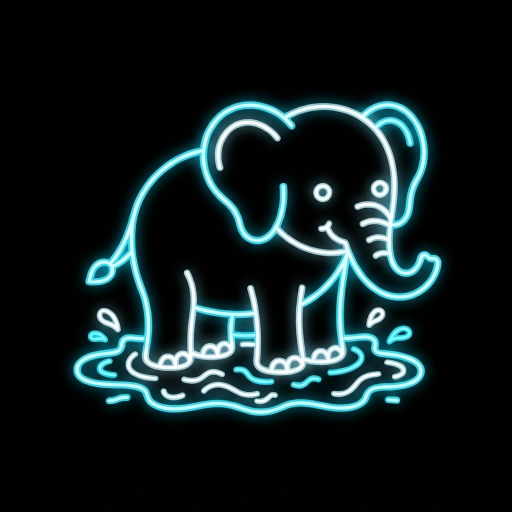
#> input picture sdk/examples/media/gen/elephant_line.jpg, 1024 x 1024 px (shown at 1/2 size)
$ python palette.py ../../examples/media/gen/elephant_line.jpg
#> lines starting #> are read from the running program, lines starting #| are printed output that depends on the picture; after the words box and inside, x2 and y2 are one past the last pixel; in counts of white or black regions, pixels touching at a corner belong together
"""
mograph.v14.palette — AUTOMATIC colour design from the footage (no reference needed).

The reference's gold/red works because ITS background is warm-dark wood.  A different plate needs different
colours.  This module looks at the actual graded background + the speaker and designs a palette with real
colour-theory rules, so even a weak agent gets harmonious, readable elements:

  1  sample      background pixels (matte < 0.2) and speaker pixels (clothes / skin) over the whole clip
  2  measure     dominant background hue (circular mean, weighted by chroma), background luminance,
                 speaker clothing hues (to AVOID: an accent that matches her clothes disappears)
  3  design      accent  = complementary-ish to the background hue (≈ +150..210°), pushed away from
                           clothing hues, warm bias (warm accents read as "light"),
                 accent2 = split-complement (+30° from accent) for secondary emphasis,
                 alert   = strongest red that keeps ≥ 40° from the accent (fallback magenta),
                 ink     = warm or cool white matched to the background temperature,
                 glow    = accent lightened, grid/stage tint = background hue darkened.
  4  check       WCAG-style contrast of every text colour against the darkened stage (≥ 4.5 : 1);
                 lightness is raised until it passes.
  5  report      <media>.v14/palette.json   (+ swatch PNG with `python3 -m mograph.v14.palette media/raw.mp4`)

Spec: "meta": {"palette": "auto"}  (default)   |  "reference"  (old fixed gold/red)  |  {"accent": "#..", ...}
Use colours in layers as "@accent" "@accent2" "@alert" "@ink" "@glow" "@stage" — NEVER hard-code hex unless the
user asked for a brand colour.  Aliases kept for old specs: @gold → accent, @red → alert.
"""
from __future__ import annotations

import colorsys
import json
import math
import os

import cv2
import numpy as np


def _hex(rgb):
    r, g, b = [int(round(max(0, min(1, c)) * 255)) for c in rgb]
    return f"#{r:02X}{g:02X}{b:02X}"


def _rgb(h):
    h = h.lstrip("#")
    return tuple(int(h[i:i + 2], 16) / 255 for i in (0, 2, 4))


def _lin(c):
    return c / 12.92 if c <= 0.04045 else ((c + 0.055) / 1.055) ** 2.4


def luminance(rgb):
    r, g, b = [_lin(c) for c in rgb]
    return 0.2126 * r + 0.7152 * g + 0.0722 * b


def contrast(a, b):
    la, lb = luminance(a), luminance(b)
    hi, lo = max(la, lb), min(la, lb)
    return (hi + 0.05) / (lo + 0.05)


def _hls(h, l, s):
    return colorsys.hls_to_rgb((h % 360) / 360.0, max(0, min(1, l)), max(0, min(1, s)))


def _hue_dist(a, b):
    d = abs((a - b) % 360)
    return min(d, 360 - d)


def _circ_mean(h, w):
    a = np.radians(h)
    x, y = (np.cos(a) * w).sum(), (np.sin(a) * w).sum()
    return float(np.degrees(math.atan2(y, x)) % 360), float(math.hypot(x, y) / (w.sum() + 1e-9))


def sample(video, matte_dir=None, n=12):
#> called with n = 12
    cap = cv2.VideoCapture(video)
    N = int(cap.get(cv2.CAP_PROP_FRAME_COUNT))
    bg, fg = [], []
    for i in np.linspace(0, max(0, N - 1), n).astype(int):
        cap.set(cv2.CAP_PROP_POS_FRAMES, int(i))
        ok, fr = cap.read()
#> fr is the input picture: shape (1024, 1024, 3); mean B, G, R 32.7, 31, 17.6
        if not ok:
            continue
        fr = cv2.resize(fr, (180, int(180 * fr.shape[0] / fr.shape[1])), interpolation=cv2.INTER_AREA)
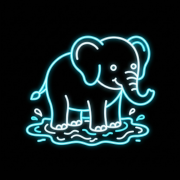
#> fr: shape (180, 180, 3); mean B, G, R 32.8, 31, 17.6
        m = None
        if matte_dir:
            p = os.path.join(matte_dir, f"{int(i):05d}.png")
            if os.path.exists(p):
                m = cv2.resize(cv2.imread(p, cv2.IMREAD_GRAYSCALE), (fr.shape[1], fr.shape[0])) / 255.0
        if m is None:            # fallback: centre ellipse = speaker
            m = np.zeros(fr.shape[:2], np.float32)
            cv2.ellipse(m, (fr.shape[1] // 2, int(fr.shape[0] * .62)), (fr.shape[1] // 3, fr.shape[0] // 2), 0, 0, 360, 1, -1)
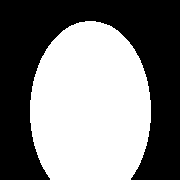
#> m: shape (180, 180) float32; values 0 (black) and 1 (white), 49.4% white; 1 white region, box (x1, y1, x2, y2) and area: (30, 21, 151, 180) 16017
        rgb = fr[..., ::-1].reshape(-1, 3) / 255.0
        mm = m.reshape(-1)
        bg.append(rgb[mm < 0.2])
        fg.append(rgb[mm > 0.8])
    return np.concatenate(bg) if bg else np.zeros((1, 3)), np.concatenate(fg) if fg else np.zeros((1, 3))


def _hue_stats(px):
    hls = np.array([colorsys.rgb_to_hls(*p) for p in px[:: max(1, len(px) // 4000)]])
    h, l, s = hls[:, 0] * 360, hls[:, 1], hls[:, 2]
    chroma = s * (1 - np.abs(2 * l - 1))
    return h, l, s, chroma


def design(bg_px, fg_px, mode="dark_stage"):
#> called with bg_px = array of shape (196596, 3), fg_px = array of shape (192204, 3), mode = 'dark_stage'
    h, l, s, c = _hue_stats(bg_px)
    bg_h, bg_strength = _circ_mean(h, c + 1e-3)
    bg_l = float(np.median(l))
    bg_c = float(np.median(c))
    fh, fl, fs, fc = _hue_stats(fg_px)
    # clothing hues with real chroma (to avoid)
    cloth = fh[fc > 0.12]
    hist = np.histogram(cloth, bins=36, range=(0, 360))[0] if len(cloth) else np.zeros(36)
    avoid = [int(i) * 10 + 5 for i in np.argsort(hist)[::-1][:3] if hist[i] > 0.04 * max(1, len(cloth))]
    warm_bg = (bg_h < 70 or bg_h > 300)
    # candidate accents: complement ± 60°, scored
    # curated "cinematic" accent families (hue centre, preference bonus) — colour theory picks among THESE,
    # so a weak agent can never land on a cheap UI purple / acid green.
    FAMILIES = [(196, 6.0, "teal-cyan"), (38, 5.0, "amber-gold"), (14, 3.0, "coral"), (350, 2.0, "crimson"),
                (215, 3.0, "azure"), (160, 0.0, "mint"), (280, -4.0, "violet")]
    best, best_sc, fam = None, -1e9, None
    for hc, bonus, name in FAMILIES:
        d = _hue_dist(hc, bg_h)
        sc = bonus - abs(d - 180) * 0.12                             # contrast with the background hue
        sc -= sum(max(0, 45 - _hue_dist(hc, a_)) * 0.5 for a_ in avoid)   # not the colour of her clothes
        if d < 60:
            sc -= 25                                                 # same family as the plate = invisible
        if bg_strength < 0.08:                                       # neutral/grey plate → warm amber wins
            sc = bonus + (8 if name == "amber-gold" else 0)
        if sc > best_sc:
            best, best_sc, fam = hc, sc, name
    acc_h = best
    accent = _hls(acc_h, 0.62, 0.82)
    accent2 = _hls(acc_h + (-22 if acc_h > 180 else 18), 0.62, 0.72)   # analogous neighbour
    # alert: red family, ≥ 40° from accent
    alert_h = min([356, 350, 0, 6, 344, 338, 330], key=lambda x: (_hue_dist(x, acc_h) < 40,
                  sum(max(0, 18 - _hue_dist(x, a_)) for a_ in avoid) + _hue_dist(x, 356) * 0.3))
    alert = _hls(alert_h, 0.55, 0.95)
    ink = _hls(40, 0.95, 0.30)        # warm white always (cool white looks clinical on skin footage)
    stage = _hls(bg_h, 0.07, min(0.5, bg_c * 3 + 0.1))
    grid = _hls(acc_h, 0.75, 0.35)
    glow = _hls(acc_h - 8, 0.55, 1.0)
    # contrast guarantee vs the darkened stage
    def lift(rgb, target=4.5):
#> called with rgb = (0.932, 0.454, 0.308), target = 4.5
        hh, ll, ss = colorsys.rgb_to_hls(*rgb)
        while contrast(rgb, stage) < target and ll < 0.95:
            ll += 0.02
            rgb = colorsys.hls_to_rgb(hh, ll, ss)
        return rgb
    accent, accent2, alert, ink = lift(accent), lift(accent2), lift(alert, 3.6), lift(ink, 7)
    grad = [_hls(acc_h + 6, 0.74, 1.0), accent, _hls(acc_h - 10, 0.42, 1.0)]
    pal = {"accent": _hex(accent), "accent2": _hex(accent2), "alert": _hex(alert), "ink": _hex(ink),
           "glow": _hex(glow), "stage": _hex(stage), "grid": _hex(grid), "mute": _hex(_hls(bg_h, 0.72, 0.08)),
           "accent_grad": [_hex(c) for c in grad],
           "alert_grad": [_hex(_hls(alert_h + 4, 0.72, 1.0)), _hex(alert), _hex(_hls(alert_h - 6, 0.38, 1.0))]}
    pal["gold"], pal["red"], pal["amber"] = pal["accent"], pal["alert"], pal["accent2"]
    info = {"bg_hue": round(bg_h, 1), "bg_hue_strength": round(bg_strength, 3), "bg_lum": round(bg_l, 3),
            "bg_chroma": round(bg_c, 3), "avoid_hues": avoid, "accent_hue": int(acc_h), "accent_family": fam,
            "contrast_vs_stage": {k: round(contrast(_rgb(pal[k]), stage), 2) for k in ("accent", "alert", "ink")}}
    return pal, info


def auto_palette(video, log=print):
    cdir = video + ".v14"
    os.makedirs(cdir, exist_ok=True)
    out = os.path.join(cdir, "palette.json")
    if os.path.exists(out):
        with open(out) as f:
            return json.load(f)["palette"]
    mdir = os.path.join(cdir, "matte")
    bg, fg = sample(video, mdir if os.path.isdir(mdir) else None)
    pal, info = design(bg, fg)
    with open(out, "w") as f:
        json.dump({"palette": pal, "analysis": info}, f, indent=1)
    log(f"[palette] bg hue {info['bg_hue']}° (strength {info['bg_hue_strength']}) → accent {pal['accent']} "
        f"alert {pal['alert']} ink {pal['ink']}  contrast {info['contrast_vs_stage']}")
    return pal


def swatch(pal, path):
    keys = ["stage", "grid", "accent", "accent2", "glow", "alert", "ink", "mute"]
    im = np.zeros((120, 120 * len(keys), 3), np.uint8)
    for i, k in enumerate(keys):
        r, g, b = _rgb(pal[k])
        im[:, i * 120:(i + 1) * 120] = (int(b * 255), int(g * 255), int(r * 255))
        cv2.putText(im, k, (i * 120 + 6, 112), cv2.FONT_HERSHEY_SIMPLEX, 0.45, (128, 128, 128), 1)
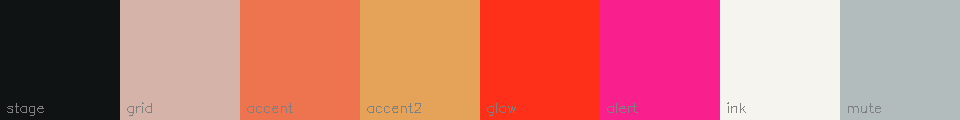
#> im: shape (120, 960, 3); mean of channels 0, 1, 2 118.8, 123.6, 202.6; drawn as B, G, R
    cv2.imwrite(path, im)


# ====================================================================================================
# v15 (FilmCraft color_match.rs): Oklab 3-Range Perceptual Color Match with <= 8° Skin-Tone Guard
# ====================================================================================================
# [28 lines left out: functions bgr_to_oklab, oklab_to_bgr, not called in this run]


def _smoothstep(edge0: float, edge1: float, x: np.ndarray) -> np.ndarray:
    t = np.clip((x - edge0) / (edge1 - edge0 + 1e-9), 0.0, 1.0)
    return t * t * (3.0 - 2.0 * t)


# [76 lines left out: function match_reference_grade, not called in this run]


_GM_LUT = {}


# [57 lines left out: functions grade_match_lut, apply_grade_match, reference_frame, not called in this run]


if __name__ == "__main__":
    import sys
    v = sys.argv[1]
    p = os.path.join(v + ".v14", "palette.json")
    if os.path.exists(p):
        os.remove(p)
    pal = auto_palette(v)
    swatch(pal, os.path.join(v + ".v14", "palette.png"))
    print(json.dumps(pal, indent=1))
